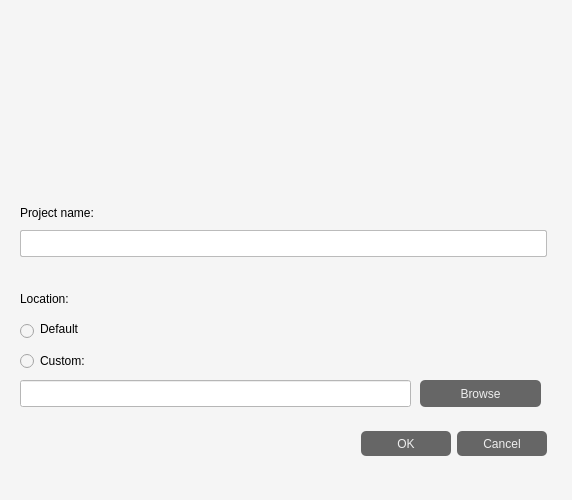
<?xml version="1.0" encoding="UTF-8"?>
<ui version="4.0">
 <class>AddProjectWindow</class>
 <widget class="QDialog" name="AddProjectWindow">
  <property name="geometry">
   <rect>
    <x>0</x>
    <y>0</y>
    <width>572</width>
    <height>500</height>
   </rect>
  </property>
  <property name="sizePolicy">
   <sizepolicy hsizetype="Fixed" vsizetype="Fixed">
    <horstretch>0</horstretch>
    <verstretch>0</verstretch>
   </sizepolicy>
  </property>
  <property name="minimumSize">
   <size>
    <width>572</width>
    <height>500</height>
   </size>
  </property>
  <property name="maximumSize">
   <size>
    <width>572</width>
    <height>500</height>
   </size>
  </property>
  <property name="windowTitle">
   <string>Dialog</string>
  </property>
  <property name="styleSheet">
   <string notr="true">background-color: #f5f5f5;</string>
  </property>
  <widget class="QLabel" name="logoLTEsim">
   <property name="geometry">
    <rect>
     <x>100</x>
     <y>30</y>
     <width>341</width>
     <height>141</height>
    </rect>
   </property>
   <property name="text">
    <string/>
   </property>
   <property name="pixmap">
    <pixmap resource="../../Resource.qrc">:/Images/LTEsimGen.png</pixmap>
   </property>
   <property name="scaledContents">
    <bool>true</bool>
   </property>
  </widget>
  <widget class="QLabel" name="label_2">
   <property name="geometry">
    <rect>
     <x>20</x>
     <y>200</y>
     <width>527</width>
     <height>25</height>
    </rect>
   </property>
   <property name="text">
    <string>Project name:</string>
   </property>
  </widget>
  <widget class="QLineEdit" name="fileName">
   <property name="enabled">
    <bool>true</bool>
   </property>
   <property name="geometry">
    <rect>
     <x>20</x>
     <y>230</y>
     <width>527</width>
     <height>27</height>
    </rect>
   </property>
   <property name="styleSheet">
    <string notr="true">QLineEdit#fileName {
	border-radius: 2px;
	background-color: #fff;
    border: 1px solid #bbb;
}

QLineEdit#fileName:focus {
    border: 1px solid #888;
}</string>
   </property>
   <property name="text">
    <string/>
   </property>
  </widget>
  <widget class="QDialogButtonBox" name="buttonBox">
   <property name="geometry">
    <rect>
     <x>20</x>
     <y>430</y>
     <width>527</width>
     <height>27</height>
    </rect>
   </property>
   <property name="styleSheet">
    <string notr="true">QPushButton {
	height: 25px;
	width: 90px;
	color: #eee;
	border-radius:5px;
	border-color: #eee;
	background-color:#666666;
}
QPushButton:hover:!pressed{
	color: #000;
	background-color:#ffd700;
}</string>
   </property>
   <property name="standardButtons">
    <set>QDialogButtonBox::Cancel|QDialogButtonBox::Ok</set>
   </property>
  </widget>
  <widget class="QLabel" name="label">
   <property name="geometry">
    <rect>
     <x>20</x>
     <y>290</y>
     <width>67</width>
     <height>17</height>
    </rect>
   </property>
   <property name="text">
    <string>Location:</string>
   </property>
  </widget>
  <widget class="QRadioButton" name="defaultLocationRadioButton">
   <property name="geometry">
    <rect>
     <x>20</x>
     <y>320</y>
     <width>91</width>
     <height>22</height>
    </rect>
   </property>
   <property name="text">
    <string>Default</string>
   </property>
  </widget>
  <widget class="QRadioButton" name="customLocationRadioButton">
   <property name="geometry">
    <rect>
     <x>20</x>
     <y>350</y>
     <width>117</width>
     <height>22</height>
    </rect>
   </property>
   <property name="text">
    <string>Custom:</string>
   </property>
  </widget>
  <widget class="QLineEdit" name="lineEdit">
   <property name="geometry">
    <rect>
     <x>20</x>
     <y>380</y>
     <width>391</width>
     <height>27</height>
    </rect>
   </property>
   <property name="styleSheet">
    <string notr="true">background-color: #fff;</string>
   </property>
  </widget>
  <widget class="QPushButton" name="browseDirectoryButton">
   <property name="geometry">
    <rect>
     <x>420</x>
     <y>380</y>
     <width>121</width>
     <height>27</height>
    </rect>
   </property>
   <property name="styleSheet">
    <string notr="true">QPushButton#browseDirectoryButton {
	height: 25px;
	color: #eee;
	border-radius:5px;
	border-color: #eee;
	background-color:#666666;
}
QPushButton#browseDirectoryButton:hover:!pressed{
	color: #000;
	background-color:#ffd700;
}</string>
   </property>
   <property name="text">
    <string>Browse</string>
   </property>
  </widget>
  <widget class="QLabel" name="label_3">
   <property name="geometry">
    <rect>
     <x>40</x>
     <y>320</y>
     <width>491</width>
     <height>17</height>
    </rect>
   </property>
   <property name="styleSheet">
    <string notr="true"/>
   </property>
   <property name="text">
    <string>Default</string>
   </property>
  </widget>
 </widget>
 <resources>
  <include location="../../Resource.qrc"/>
  <include location="../../Resource.qrc"/>
 </resources>
 <connections/>
</ui>
